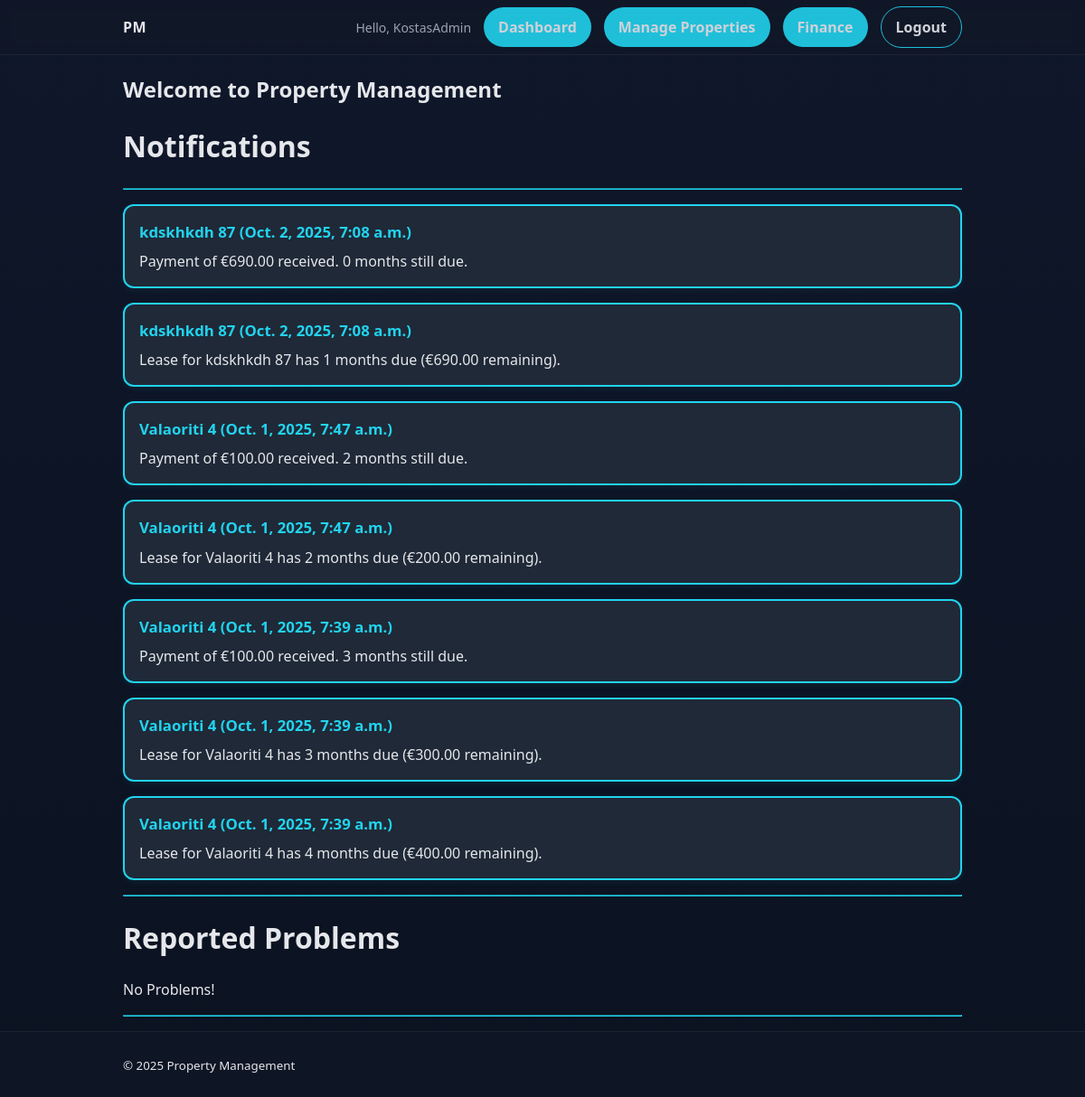
The app's page / (signed in) with its own data.
### pm/models.py (models this page shows, shortened)
class Message(models.Model):
    owner = models.ForeignKey(User, on_delete=models.CASCADE, related_name='owned_messages')
    property = models.ForeignKey(Property, on_delete=models.CASCADE, related_name='property_messages')
    lease = models.ForeignKey(Lease, on_delete=models.CASCADE, related_name='lease_messages', null=True, blank=True)
    content = models.TextField()
    timestamp = models.DateTimeField(auto_now_add=True)

class Property(models.Model):
    address = models.CharField(max_length=200)
    property_type = models.CharField(max_length=30, choices=[
        ('condo', 'Condo'),
        ('apartment', 'Apartment'),
        ('studio', 'Studio'),
        ('house', 'House'),
        ('townhouse', 'Townhouse'),
        ('bungalow', 'Bungalow'),
        ('co-op', 'Co-op'),
        ('loft', 'Loft'),
        ('barn', 'Barn'),
        ('shack', 'Shack'),
        ('cottage', 'Cottage'),
        ('parking' ,'Parking')
        ])
    property_size = models.CharField(max_length=50)
    bedrooms = models.IntegerField()
    bathrooms = models.IntegerField()
    parking_spaces = models.IntegerField()
    amenities = models.CharField(max_length=200)
    description = models.TextField()
    owner = models.ForeignKey(User, on_delete=models.CASCADE)
    status = models.CharField(max_length=9, choices=[('available', 'Available'), ('rented', 'Rented')])  # Add a status field with choices
    created_at = models.DateTimeField(auto_now_add=True)
    updated_at = models.DateTimeField(auto_now=True)
    def __str__(self):
        return f'{self.address}'

### pm/views.py (the view)
# urls.py: 2. Add a URL to urlpatterns:  path('', views.home, name='home')
@login_required
def home(request):
    problems = Problem.objects.filter(property__owner=request.user).order_by('-created_at')
    notifications = Message.objects.filter(owner=request.user).order_by('-timestamp')
    update_status(request)
    return render(request, 'pm/home.html', {'problems':problems, 'notifications':notifications})

### pm/models.py (called while the page is built, shortened)
    def months_due(self):
        today = timezone.now().date()
        if today < self.start_date:
            return 0
        months_elapsed = (today.year - self.start_date.year) * 12 + today.month - self.start_date.month
        if today.day < self.start_date.day:
            months_elapsed -= 1
        total_due = months_elapsed * self.monthly_payment_amount
        months_due = int((total_due - self.amount_paid) // self.monthly_payment_amount)
        return max(months_due, 0)

    def notify_months_due(self):
        due = self.months_due()
        if due > 0:
            msg_content = f'Lease for {self.property.address} has {due} months due (€{due*self.monthly_payment_amount} remaining).'
            identical = Message.objects.filter(
                owner=self.property.owner,
                lease=self,
                property=self.property,
                content=msg_content
            )

    def update_payment_status(self):
        if self.months_due() > 0 and self.monthly_payment_status.lower() == 'paid':
            self.monthly_payment_status = 'pending'
            self.save()
        elif self.months_due() == 0 and self.monthly_payment_status.lower() == 'pending':
            self.monthly_payment_status = 'paid'
            self.save()
        self.notify_months_due()

### pm/views.py (called while the page is built)
def update_status(request):
    leases = Lease.objects.filter(property__owner=request.user)
    for lease in leases:
        lease.update_payment_status()

### pm/templates/pm/home.html (shortened to what this page needs)
{% extends 'pm/base.html' %}
{% block staff_nav %}
  {% if user.is_staff %}
    <li class="nav-item"><a class="btn" href="{% url 'home' %}">Dashboard</a></li>
    <li class="nav-item"><a class="btn" href="{% url 'manage_properties' %}">Manage Properties</a></li>
    <li class="nav-item"><a class="btn" href="{% url 'finances' %}">Finance</a></li>
  {% else %}
    <li class="nav-item"><a class="btn" href="{% url 'report_problem' %}">Report Problem</a></li>
  {% endif %}
{% endblock %}
{% block content %}
  <h2>Welcome to Property Management</h2>
  <h1>Notifications</h1>
    <hr style="border-color: var(--primary); margin-bottom: 1rem;">
    {% for notification in notifications %}
      <div class="notification-card">
        <div class="notification-header">
          <h3 class="notification-title">{{notification.property}} ({{notification.timestamp}})</h3>
        </div>
        <div class="notification-body">
          <p class="notification-message">{{ notification.content }}</p>
        </div>
      </div>
      {% empty %}
      <p>No Notifications!</p>
    {% endfor %}
  <hr style="border-color: var(--primary); margin-bottom: 1rem;">
  {% if user.is_staff %}
  <h1>Reported Problems</h1>
  {% for problem in problems %}
    <div class="problem-card">
        <div class="problem-header">
        <h3 class="problem-title">Reported by: {{ problem.tenant }}</h3>
        </div>
        <div class="problem-body">
        <h2>Address: {{ problem.property }}</h2>
        <p class="problem-description">{{ problem.description }}</p>
        </div>
        <div class="form-actions">
            <a class="btn btn-outline" href="{% url "solve_problem" problem.id %}">Mark as Solved</a>
        </div>
    </div>
    {% empty %}
    <p>No Problems!</p>
  {% endfor %}
  <hr style="border-color: var(--primary); margin-bottom: 1rem;">
  {% endif %}
{% endblock %}

### pm/templates/pm/base.html (shortened to what this page needs)
{% load static %}
<!DOCTYPE html>
<html lang="en">
<head>
  <link rel="stylesheet" href="{% static 'pm/css/style.css' %}">
</head>
<body>
  <header class="site-header">
    <nav class="navbar container">
      <a class="brand" href="{% url 'home' %}">PM</a>
      <ul class="nav-links">
        {% if user.is_authenticated %}
          <li class="nav-item user">Hello, {{ user.username }}</li>
          {% block staff_nav %}{% endblock staff_nav %}
          <li class="nav-item"><a class="btn btn-outline" href="{% url 'logout' %}">Logout</a></li>
        {% else %}
          <li class="nav-item"><a href="{% url 'login' %}">Login</a></li>
          <li class="nav-item"><a class="btn" href="{% url 'signup' %}">Sign up</a></li>
        {% endif %}
      </ul>
    </nav>
  </header>
  <main class="container">
    {% block content %}{% endblock %}
  </main>
  <footer class="site-footer">
    <div class="container">
      <small>&copy; {% now "Y" %} Property Management</small>
    </div>
  </footer>
</body>
</html>

### pm/static/pm/css/style.css (style rules this page uses)
:root { --bg: #0f172a; --panel: #111827; --panel-2: #1f2937; --text: #e5e7eb; --muted: #9ca3af; --primary: #22d3ee; --primary-600: #0891b2; --danger: #ef4444; --success: #10b981; --warning: #f59e0b; --radius: 12px; }
* { box-sizing: border-box; }
html, body { height: 100%; }
body { margin: 0; background: linear-gradient(180deg, var(--bg), #0b1220); color: var(--text); font: 16px/1.5 system-ui, -apple-system, Segoe UI, Roboto, Ubuntu, Cantarell, Noto Sans, Helvetica, Arial, "Apple Color Emoji", "Segoe UI Emoji"; display: flex; flex-direction: column; }
.container { width: 100%; max-width: 960px; margin: 0 auto; padding: 0 16px; }
.site-header { position: sticky; top: 0; backdrop-filter: blur(6px); background: rgba(17,24,39,.6); border-bottom: 1px solid rgba(255,255,255,.06); z-index: 10; }
.navbar { display: flex; align-items: center; justify-content: space-between; height: 60px; }
.brand { font-weight: 700; color: var(--text); text-decoration: none; letter-spacing: .5px; }
.nav-links { list-style: none; display: flex; gap: 14px; align-items: center; margin: 0; padding: 0; }
.nav-item a { color: var(--text); text-decoration: none; opacity: .9; }
.nav-item.user { color: var(--muted); font-size: 14px; }
.site-footer { margin-top: auto; padding: 24px 0; border-top: 1px solid rgba(255,255,255,.06); background: rgba(17,24,39,.6); }
.btn { appearance: none; border: none; background: var(--primary); color: #00303a; font-weight: 700; padding: 10px 16px; border-radius: 999px; cursor: pointer; text-decoration: none; display: inline-block; }
.btn-outline { background: transparent; border: 1px solid var(--primary); color: var(--text); }
.notification-card { border: 2px solid var(--primary); background: var(--panel-2); border-radius: var(--radius); padding: 1rem; margin-bottom: 1rem; box-shadow: 0 2px 8px rgba(34,211,238,0.08); transition: border-color 0.2s, box-shadow 0.2s; }
.notification-header { margin-bottom: 0.5rem; }
.notification-title { font-size: 1.05rem; font-weight: 600; color: var(--primary); margin: 0; }
.notification-body { margin-top: 0.25rem; }
.notification-message { color: var(--text); font-size: 1rem; margin: 0; }

### records on screen
Message: property "kdskhkdh 87", timestamp "Oct. 2, 2025, 7:08 a.m.", content "Payment of €690.00 received. 0 months still due."
Message: property "kdskhkdh 87", timestamp "Oct. 2, 2025, 7:08 a.m.", content "Lease for kdskhkdh 87 has 1 months due (€690.00 remaining)."
Message: property "Valaoriti 4", timestamp "Oct. 1, 2025, 7:47 a.m.", content "Payment of €100.00 received. 2 months still due."
Message: property "Valaoriti 4", timestamp "Oct. 1, 2025, 7:47 a.m.", content "Lease for Valaoriti 4 has 2 months due (€200.00 remaining)."
Message: property "Valaoriti 4", timestamp "Oct. 1, 2025, 7:39 a.m.", content "Payment of €100.00 received. 3 months still due."
Message: property "Valaoriti 4", timestamp "Oct. 1, 2025, 7:39 a.m.", content "Lease for Valaoriti 4 has 3 months due (€300.00 remaining)."
Message: property "Valaoriti 4", timestamp "Oct. 1, 2025, 7:39 a.m.", content "Lease for Valaoriti 4 has 4 months due (€400.00 remaining)."

### other values on screen
{{ user.username }} "KostasAdmin"
